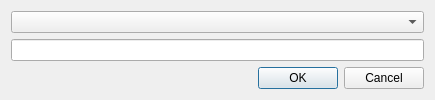
<?xml version="1.0" encoding="UTF-8"?>
<ui version="4.0">
 <class>ComboBoxTextDialog</class>
 <widget class="QDialog" name="ComboBoxTextDialog">
  <property name="geometry">
   <rect>
    <x>0</x>
    <y>0</y>
    <width>435</width>
    <height>91</height>
   </rect>
  </property>
  <property name="windowTitle">
   <string notr="true"/>
  </property>
  <layout class="QVBoxLayout" name="verticalLayout">
   <item>
    <widget class="QComboBox" name="comboBox"/>
   </item>
   <item>
    <widget class="QLineEdit" name="lineEdit"/>
   </item>
   <item>
    <widget class="QDialogButtonBox" name="buttonBox">
     <property name="standardButtons">
      <set>QDialogButtonBox::Cancel|QDialogButtonBox::Ok</set>
     </property>
    </widget>
   </item>
  </layout>
 </widget>
 <layoutdefault spacing="6" margin="11"/>
 <tabstops>
  <tabstop>lineEdit</tabstop>
  <tabstop>comboBox</tabstop>
 </tabstops>
 <resources/>
 <connections>
  <connection>
   <sender>buttonBox</sender>
   <signal>accepted()</signal>
   <receiver>ComboBoxTextDialog</receiver>
   <slot>accept()</slot>
   <hints>
    <hint type="sourcelabel">
     <x>217</x>
     <y>70</y>
    </hint>
    <hint type="destinationlabel">
     <x>217</x>
     <y>45</y>
    </hint>
   </hints>
  </connection>
  <connection>
   <sender>buttonBox</sender>
   <signal>rejected()</signal>
   <receiver>ComboBoxTextDialog</receiver>
   <slot>reject()</slot>
   <hints>
    <hint type="sourcelabel">
     <x>217</x>
     <y>70</y>
    </hint>
    <hint type="destinationlabel">
     <x>217</x>
     <y>45</y>
    </hint>
   </hints>
  </connection>
 </connections>
</ui>
